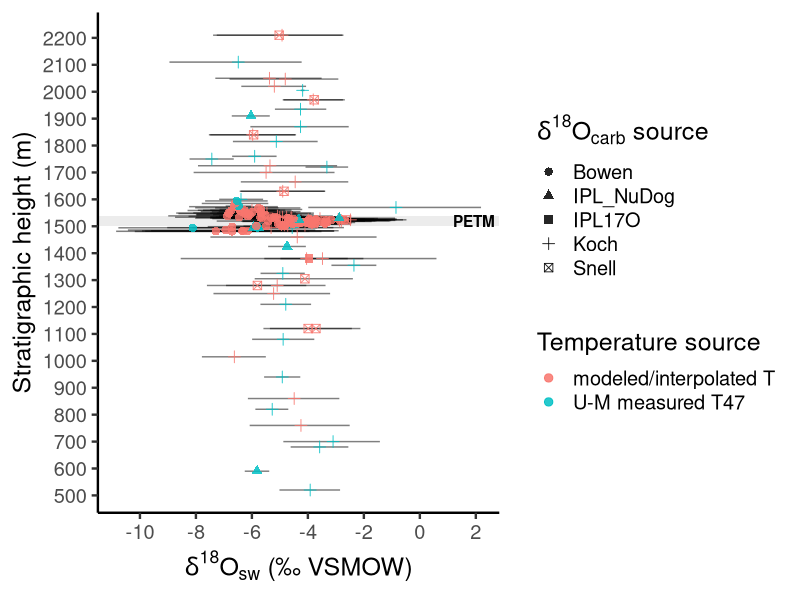
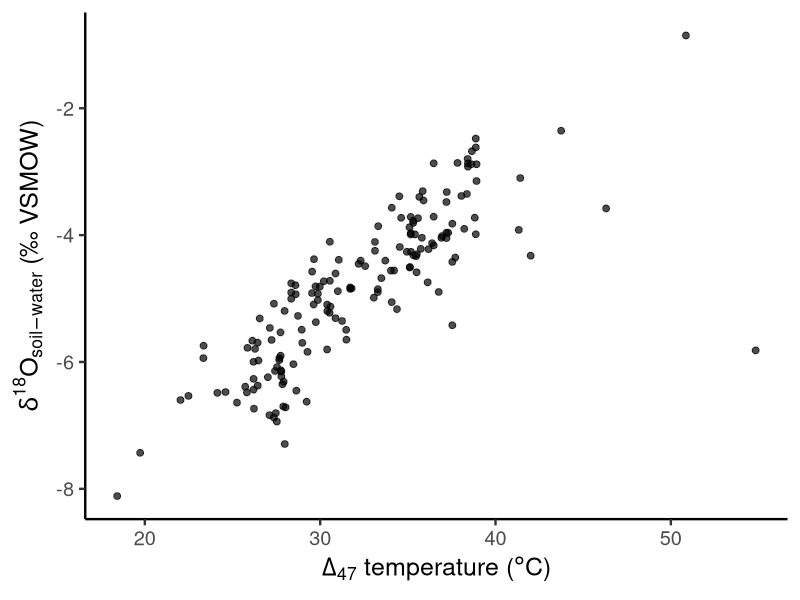
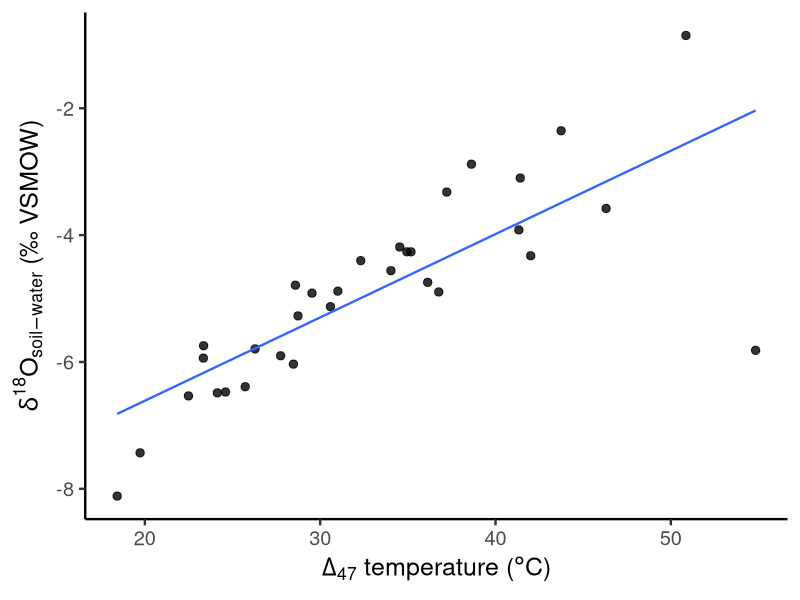

The R source for these figures, in order:
# 05_reconstruct_CFB_soilwater.R
# Purpose: Reconstruct CFB soil-water d18O and D17O from the integrated
#          carbonate-isotope dataset and the CFB temperature model.

#-- 1.) Setup ---------------------------------------------------------------
library(tidyverse)
library(here)

# ---- Settings ----
n_mc <- 10000
set.seed(123)

#-- 2.) Load CFB Carbonate and Temperature Data ----------------------------
CFB_soilcarb_with_temperature <- read_csv(
  here("data", "processed", "CFB_soilcarb_with_temperature.csv"),
  show_col_types = FALSE
)

if (any(CFB_soilcarb_with_temperature$section_id != "CFB")) {
  stop("Soil-water reconstruction input must contain only section_id == 'CFB'.")
}

# Helper: reconstruct D17Owater after the d18Owater table has been created.
reconstruct_CFB_D17Owater <- function(CFB_d18Ow_reconstruction) {

theta_carb <- 0.5250
lambda_ref <- 0.528

CFB_D17Owater_inputs <- CFB_d18Ow_reconstruction %>%
  filter(
    !is.na(IPL17O_mean_Dp17Ocarb),
    !is.na(IPL17O_mean_d17Ocarb),
    !is.na(IPL17O_mean_d18Ocarb),
    !is.na(T_recon_C),
    !is.na(T_recon_se_C)
  ) %>%
  mutate(
    D17Ocarb_se_used_permeg = pmax(
      case_when(
        !is.na(IPL17O_se_Dp17Ocarb_adj) & IPL17O_se_Dp17Ocarb_adj > 0 ~
          IPL17O_se_Dp17Ocarb_adj,
        !is.na(IPL17O_se_Dp17Ocarb) & IPL17O_se_Dp17Ocarb > 0 ~
          IPL17O_se_Dp17Ocarb,
        TRUE ~ 12
      ),
      12,
      na.rm = TRUE
    ),
    d17Ocarb_se_used = case_when(
      !is.na(IPL17O_se_dp17Ocarb) & IPL17O_se_dp17Ocarb > 0 ~
        IPL17O_se_dp17Ocarb,
      TRUE ~ 0.15
    ),
    d18Ocarb_se_used = case_when(
      !is.na(IPL17O_se_dp18Ocarb) & IPL17O_se_dp18Ocarb > 0 ~
        IPL17O_se_dp18Ocarb,
      TRUE ~ 0.15
    )
  )

# Prepare and reconstruct CFB soil-water D17O.
#
# IMPORTANT UNCERTAINTY TREATMENT
# Delta-prime-17O is a correlated quantity calculated from delta-prime-17O
# and delta-prime-18O. Independently resampling those two isotope ratios
# destroys their analytical covariance and creates spurious uncertainties of
# thousands of per meg. Instead, resample the measured carbonate
# Delta-prime-17O and propagate that quantity directly through fractionation.
# In logarithmic notation:
#
#   D17O_water = D17O_carb - 1e6 * (theta - lambda) * ln(alpha18)
#
# where D17O is in per meg. Carbonate d18O is therefore not an independent
# uncertainty term in this transformation; its contribution is already
# embodied in the measured carbonate D17O uncertainty.

compute_D17Owater <- function(
    D17O_carb_permeg,
    T_C,
    theta = theta_carb,
    lambda = lambda_ref) {
  alpha18 <- calcite_water_alpha18(T_C)

  D17O_carb_permeg -
    1e6 * (theta - lambda) * log(alpha18)
}

mc_D17Owater_one <- function(
    D17O_mean_permeg,
    D17O_se_permeg,
    T_mean,
    T_se,
    n = n_mc) {
  D17Owater_sim <- compute_D17Owater(
    D17O_carb_permeg = rnorm(n, D17O_mean_permeg, D17O_se_permeg),
    T_C = rnorm(n, T_mean, T_se)
  )

  tibble(
    D17Orsw_mean_permeg = mean(D17Owater_sim, na.rm = TRUE),
    D17Orsw_median_permeg = median(D17Owater_sim, na.rm = TRUE),
    D17Orsw_sd_permeg = sd(D17Owater_sim, na.rm = TRUE),
    D17Orsw_lower95_permeg = quantile(D17Owater_sim, 0.025, na.rm = TRUE),
    D17Orsw_upper95_permeg = quantile(D17Owater_sim, 0.975, na.rm = TRUE)
  )
}

CFB_D17Owater_reconstruction <- CFB_D17Owater_inputs %>%
  mutate(
    mc_D17Owater = pmap(
      list(
        IPL17O_mean_Dp17Ocarb,
        D17Ocarb_se_used_permeg,
        T_recon_C,
        T_recon_se_C
      ),
      mc_D17Owater_one
    )
  ) %>%
  unnest(mc_D17Owater) %>%
  mutate(
    D17O_uncertainty_method = paste(
      "Monte Carlo propagation of measured carbonate D17O SE and",
      "temperature SE; correlated d17O-d18O errors preserved by",
      "resampling D17O directly"
    )
  )

# Assemble and export the combined CFB soil-water summary.

CFB_soilwater_reconstruction_summary <- CFB_d18Ow_reconstruction %>%
  left_join(
    CFB_D17Owater_reconstruction %>%
      select(
        section_id,
        MLA_horizon_id,
        strat_height_m,
        D17Ocarb_se_used_permeg,
        D17O_uncertainty_method,
        D17Orsw_mean_permeg,
        D17Orsw_median_permeg,
        D17Orsw_sd_permeg,
        D17Orsw_lower95_permeg,
        D17Orsw_upper95_permeg
      ),
    by = c("section_id", "MLA_horizon_id", "strat_height_m")
  )

write_csv(
  CFB_D17Owater_inputs,
  here("data", "processed", "CFB_D17Owater_inputs.csv")
)

write_csv(
  CFB_D17Owater_reconstruction,
  here("data", "processed", "CFB_D17Owater_reconstruction.csv")
)

write_csv(
  CFB_soilwater_reconstruction_summary,
  here("data", "processed", "CFB_soilwater_reconstruction_summary.csv")
)

invisible(CFB_soilwater_reconstruction_summary)
}

# ---- Add placeholder columns if future U-M data are not present yet ----
if (!"IPL_NuDog_d18Ocarb_VSMOW" %in% names(CFB_soilcarb_with_temperature)) {
  CFB_soilcarb_with_temperature <- CFB_soilcarb_with_temperature %>%
    mutate(IPL_NuDog_d18Ocarb_VSMOW = NA_real_)
}

#-- 3.) Select Carbonate d18O and Temperature Inputs -----------------------
# Priority:
#   Snell samples: use Snell d18Ocarb
#   PB samples: use Bowen d18Ocarb
#   PK95-SC samples: use Koch; if missing, use IPL_NuDog; if missing, use IPL17O

CFB_soilwater_inputs <- CFB_soilcarb_with_temperature %>%
  mutate(
    is_snell = !is.na(Snell_sample_id) & !is.na(Snell_mean_d18Ocarb_vsmow),
    
    d18Ocarb_vsmow = case_when(
      is_snell ~ Snell_mean_d18Ocarb_vsmow,
      str_detect(MLA_horizon_id, "^PB") ~ Bowen_mean_d18Ocarb_vsmow,
      str_detect(MLA_horizon_id, "^PK95-SC") & !is.na(Koch_mean_d18Ocarb_vsmow) ~ Koch_mean_d18Ocarb_vsmow,
      str_detect(MLA_horizon_id, "^PK95-SC") & !is.na(IPL_NuDog_d18Ocarb_VSMOW) ~ IPL_NuDog_d18Ocarb_VSMOW,
      str_detect(MLA_horizon_id, "^PK95-SC") & !is.na(IPL17O_mean_dp18Ocarb) ~ IPL17O_mean_dp18Ocarb,
      TRUE ~ NA_real_
    ),
    
    d18Ocarb_se_vsmow = case_when(
      is_snell ~ NA_real_,
      str_detect(MLA_horizon_id, "^PB") ~ Bowen_se_d18Ocarb_vsmow,
      str_detect(MLA_horizon_id, "^PK95-SC") & !is.na(Koch_mean_d18Ocarb_vsmow) ~ Koch_se_d18Ocarb_vsmow,
      str_detect(MLA_horizon_id, "^PK95-SC") & !is.na(IPL_NuDog_d18Ocarb_VSMOW) ~ NA_real_,
      str_detect(MLA_horizon_id, "^PK95-SC") & !is.na(IPL17O_mean_dp18Ocarb) ~ IPL17O_se_dp18Ocarb,
      TRUE ~ NA_real_
    ),
    
    d18Ocarb_source = case_when(
      is_snell ~ "Snell",
      str_detect(MLA_horizon_id, "^PB") & !is.na(Bowen_mean_d18Ocarb_vsmow) ~ "Bowen",
      str_detect(MLA_horizon_id, "^PK95-SC") & !is.na(Koch_mean_d18Ocarb_vsmow) ~ "Koch",
      str_detect(MLA_horizon_id, "^PK95-SC") & !is.na(IPL_NuDog_d18Ocarb_VSMOW) ~ "IPL_NuDog",
      str_detect(MLA_horizon_id, "^PK95-SC") & !is.na(IPL17O_mean_dp18Ocarb) ~ "IPL17O",
      TRUE ~ NA_character_
    ),
    
    d18Ocarb_missing_flag = case_when(
      str_detect(MLA_horizon_id, "^PB") & is.na(Bowen_mean_d18Ocarb_vsmow) ~ "PB missing Bowen d18Ocarb",
      str_detect(MLA_horizon_id, "^PK95-SC") &
        is.na(Koch_mean_d18Ocarb_vsmow) &
        is.na(IPL_NuDog_d18Ocarb_VSMOW) &
        is.na(IPL17O_mean_dp18Ocarb) ~ "PK95-SC missing Koch, IPL_NuDog, and IPL17O d18Ocarb",
      is.na(d18Ocarb_vsmow) ~ "No selected d18Ocarb",
      TRUE ~ NA_character_
    )
  )

# ---- Choose temperature source ----
# Prioritize measured U-M T47. Otherwise use modeled/interpolated temperature.

CFB_soilwater_inputs <- CFB_soilwater_inputs %>%
  mutate(
    T_recon_C = case_when(
      !is.na(IPLD47_mean_T47_C) ~ IPLD47_mean_T47_C,
      TRUE ~ T_model_C
    ),
    
    T_recon_se_C = case_when(
      !is.na(IPLD47_mean_T47_C) & !is.na(IPLD47_se_T47_C) ~ IPLD47_se_T47_C,
      !is.na(IPLD47_mean_T47_C) & is.na(IPLD47_se_T47_C) ~ T_model_se_C,
      TRUE ~ T_model_se_C
    ),
    
    T_recon_source = case_when(
      !is.na(IPLD47_mean_T47_C) ~ "U-M measured T47",
      !is.na(T_model_C) ~ "modeled/interpolated T",
      TRUE ~ NA_character_
    )
  )

# ---- Fill missing carbonate SE values ----
default_d18Ocarb_se <- 0.15

CFB_soilwater_inputs <- CFB_soilwater_inputs %>%
  mutate(
    d18Ocarb_se_used_vsmow = case_when(
      !is.na(d18Ocarb_se_vsmow) & d18Ocarb_se_vsmow > 0 ~ d18Ocarb_se_vsmow,
      !is.na(d18Ocarb_vsmow) ~ default_d18Ocarb_se,
      TRUE ~ NA_real_
    )
  )

# ---- Calcite-water fractionation: Kim & O'Neil style ----
calcite_water_alpha18 <- function(T_C) {
  T_K <- T_C + 273.15
  exp((18.03 * (1000 / T_K) - 32.42) / 1000)
}

#-- 4.) Reconstruct CFB Soil-Water d18O ------------------------------------
reconstruct_d18Ow <- function(d18Ocarb_vsmow, T_C) {
  alpha18 <- calcite_water_alpha18(T_C)
  ((1000 + d18Ocarb_vsmow) / alpha18) - 1000
}

# ---- Monte Carlo reconstruction for one row ----
mc_d18Ow_one <- function(d18Ocarb_mean, d18Ocarb_se, T_mean, T_se, n = 10000) {
  d18Ocarb_sim <- rnorm(n, mean = d18Ocarb_mean, sd = d18Ocarb_se)
  T_sim <- rnorm(n, mean = T_mean, sd = T_se)
  
  d18Ow_sim <- reconstruct_d18Ow(
    d18Ocarb_vsmow = d18Ocarb_sim,
    T_C = T_sim
  )
  
  tibble(
    d18Ow_mean_vsmow = mean(d18Ow_sim, na.rm = TRUE),
    d18Ow_median_vsmow = median(d18Ow_sim, na.rm = TRUE),
    d18Ow_sd_vsmow = sd(d18Ow_sim, na.rm = TRUE),
    d18Ow_lower95_vsmow = quantile(d18Ow_sim, 0.025, na.rm = TRUE),
    d18Ow_upper95_vsmow = quantile(d18Ow_sim, 0.975, na.rm = TRUE)
  )
}

# ---- Run reconstruction ----
CFB_d18Ow_reconstruction <- CFB_soilwater_inputs %>%
  filter(
    !is.na(d18Ocarb_vsmow),
    !is.na(d18Ocarb_se_used_vsmow),
    !is.na(T_recon_C),
    !is.na(T_recon_se_C)
  ) %>%
  mutate(
    mc = pmap(
      list(
        d18Ocarb_vsmow,
        d18Ocarb_se_used_vsmow,
        T_recon_C,
        T_recon_se_C
      ),
      ~ mc_d18Ow_one(
        d18Ocarb_mean = ..1,
        d18Ocarb_se = ..2,
        T_mean = ..3,
        T_se = ..4,
        n = n_mc
      )
    )
  ) %>%
  unnest(mc)

# ---- QC outputs ----
missing_d18Ocarb <- CFB_soilwater_inputs %>%
  filter(!is.na(d18Ocarb_missing_flag)) %>%
  select(
    MLA_horizon_id,
    strat_height_m,
    d18Ocarb_missing_flag
  )

CFB_soilwater_inputs %>%
  count(d18Ocarb_source)

missing_d18Ocarb

# Quick look plots ------

ggplot(
  CFB_d18Ow_reconstruction,
  aes(x = d18Ow_mean_vsmow, y = strat_height_m)
) +
  annotate(
    "rect",
    xmin = -Inf,
    xmax = Inf,
    ymin = 1500,
    ymax = 1540,
    fill = "grey70",
    alpha = 0.25
  ) +
  geom_errorbarh(
    aes(
      xmin = d18Ow_lower95_vsmow,
      xmax = d18Ow_upper95_vsmow
    ),
    height = 0,
    alpha = 0.5
  ) +
  geom_point(
    aes(shape = d18Ocarb_source, color = T_recon_source),
    size = 2.5,
    alpha = 0.85
  ) +
  annotate(
    "text",
    x = Inf,
    y = 1520,
    label = "PETM",
    hjust = 1.1,
    fontface = "bold"
  ) +
  scale_y_continuous(
    breaks = seq(500, 2300, by = 100)
  ) +
  scale_x_continuous(
    breaks = seq(-12, 2, by = 2)
  ) +
  labs(
    x = expression(delta^18 * O[sw] ~ "(‰ VSMOW)"),
    y = "Stratigraphic height (m)",
    shape = expression(delta^18 * O[carb] ~ "source"),
    color = "Temperature source"
  ) +
  theme_classic(base_size = 18)

ggplot(
  CFB_d18Ow_reconstruction,
  aes(
    x = T_recon_C,
    y = d18Ow_mean_vsmow
  )
) +
  geom_point(
    size = 2,
    alpha = 0.7
  ) +
  labs(
    x = expression(Delta[47] * " temperature (" * degree * "C)"),
    y = expression(delta^18 * O[soil-water] ~ "(‰ VSMOW)")
  ) +
  theme_classic(base_size = 18)

d18Ow_measuredT47 <- CFB_d18Ow_reconstruction %>%
  filter(T_recon_source == "U-M measured T47")

ggplot(
  d18Ow_measuredT47,
  aes(
    x = T_recon_C,
    y = d18Ow_mean_vsmow
  )
) +
  geom_point(
    size = 2.5,
    alpha = 0.8
  ) +
  geom_smooth(
    method = "lm",
    se = FALSE,
    linewidth = 0.8
  ) +
  labs(
    x = expression(Delta[47] * " temperature (" * degree * "C)"),
    y = expression(delta^18 * O[soil-water] ~ "(‰ VSMOW)")
  ) +
  theme_classic(base_size = 18)


#-- 5.) Export CFB d18O-Water Products -------------------------------------
write_csv(
  CFB_soilwater_inputs,
  here("data", "processed", "CFB_soilwater_inputs.csv")
)

write_csv(
  CFB_d18Ow_reconstruction,
  here("data", "processed", "CFB_d18Owater_reconstruction.csv")
)

write_csv(
  missing_d18Ocarb,
  here("data", "processed", "CFB_missing_selected_d18Ocarb.csv")
)


# Temporary evaluation retained for provenance; not part of production.
if (FALSE) {

# TEMPORARY EVAL----------
# ---- Check which horizons fail the d18Ow reconstruction filter ----

recon_filter_check <- CFB_soilwater_inputs %>%
  mutate(
    has_d18Ocarb = !is.na(d18Ocarb_vsmow),
    has_d18Ocarb_se = !is.na(d18Ocarb_se_used_vsmow),
    has_T = !is.na(T_recon_C),
    has_T_se = !is.na(T_recon_se_C),
    
    passes_d18Ow_filter =
      has_d18Ocarb &
      has_d18Ocarb_se &
      has_T &
      has_T_se,
    
    missing_for_filter = pmap_chr(
      list(has_d18Ocarb, has_d18Ocarb_se, has_T, has_T_se),
      function(has_d18Ocarb, has_d18Ocarb_se, has_T, has_T_se) {
        missing <- c(
          if (!has_d18Ocarb) "d18Ocarb",
          if (!has_d18Ocarb_se) "d18Ocarb_se",
          if (!has_T) "T_recon_C",
          if (!has_T_se) "T_recon_se_C"
        )
        paste(missing, collapse = "; ")
      }
    )
  )

# Summary count
recon_filter_check %>%
  count(passes_d18Ow_filter, missing_for_filter)

# Horizon IDs that fail
horizons_failing_d18Ow_filter <- recon_filter_check %>%
  filter(!passes_d18Ow_filter) %>%
  select(
    MLA_horizon_id,
    strat_height_m,
    missing_for_filter,
    d18Ocarb_source,
    d18Ocarb_vsmow,
    d18Ocarb_se_used_vsmow,
    T_recon_source,
    T_recon_C,
    T_recon_se_C
  ) %>%
  arrange(strat_height_m)

horizons_failing_d18Ow_filter

}

#-- 6.) Reconstruct D17Owater and Assemble the Final CFB Summary ------------

CFB_soilwater_reconstruction_summary <- reconstruct_CFB_D17Owater(
  CFB_d18Ow_reconstruction
)
